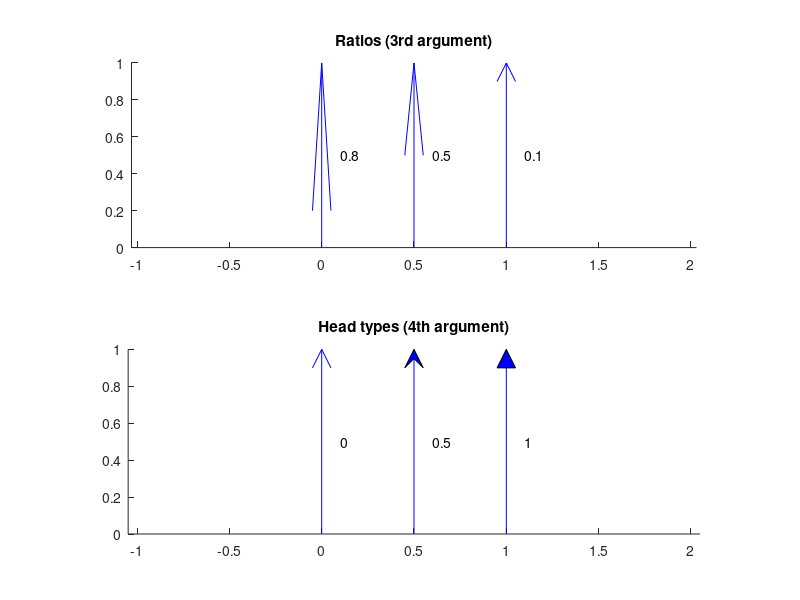

This chart was generated by the following MATLAB code:
# Arrow type
 clf;
 orig   = [cumsum(0.5*ones(3,1))-0.5 zeros(3,1)];
 tip    = orig + [0 1];
 arrows = [orig tip];

 # Different ratios
 subplot (2,1,1)
 r = [0.8 0.5 0.1];
 h = drawArrow (arrows, 1, 0.1, r);
 title ("Ratios (3rd argument)")
 text (tip(:,1)+0.1,tip(:,2)-0.5,arrayfun(@num2str, r,"unif", 0))

 # Different types
 subplot (2,1,2)
 ht = [0 0.5 1];
 h = drawArrow (arrows, 1, 0.1 , 0.1, ht);
 title ("Head types (4th argument)")
 text (tip(:,1)+0.1,tip(:,2)-0.5,arrayfun(@num2str, ht,"unif", 0))
